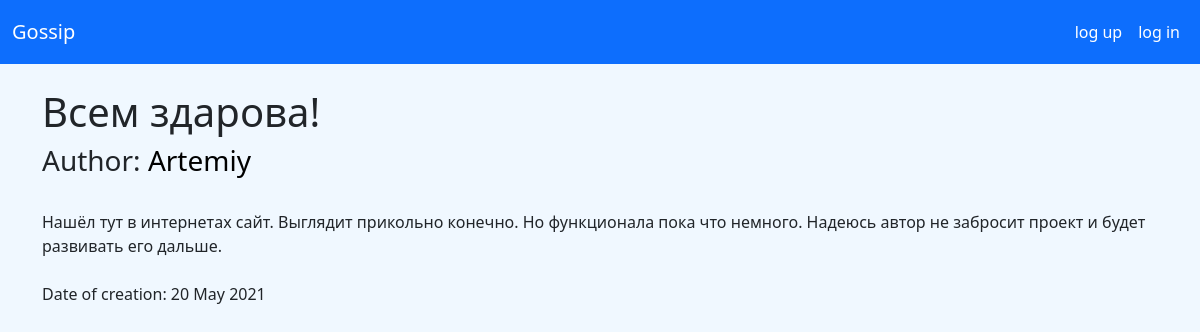
Screenshot of /new/6 with the database file from the repository.
### data/new.py (models this page shows)
class News(SqlAlchemyBase, UserMixin, SerializerMixin):
    __tablename__ = 'news'
    id = sa.Column(sa.Integer, primary_key=True, autoincrement=True)
    title = sa.Column(sa.String, nullable=True)
    content = sa.Column(sa.String, nullable=True)
    date = datetime.date.today().ctime().split()
    date = date[2] + ' ' + date[1] + ' ' + date[-1]
    created_date = sa.Column(sa.String, default=date)
    views = sa.Column(sa.Integer, default=0)
    user_id = sa.Column(sa.Integer, sa.ForeignKey("users.id"))
    user = orm.relation('User')

### data/user.py (models this page shows, shortened)
class User(SqlAlchemyBase, UserMixin, SerializerMixin):
    __tablename__ = 'users'
    id = sa.Column(sa.Integer, primary_key=True, autoincrement=True)
    nickname = sa.Column(sa.String, nullable=True)
    hashed_password = sa.Column(sa.String, nullable=True)
    created_date = sa.Column(sa.DateTime, default=datetime.datetime.now())
    subs = sa.Column(sa.String, default='1')
    news = orm.relation("News", back_populates='user')

### get_new.py (the view)
@get_new_blueprint.route('/new/<int:id>', methods=['GET'])
def get_new(id):
    ses = db_session.create_sessin()
    new = ses.query(News).get(id)
    new.views += 1
    ses.commit()
    user = ses.query(User).get(new.user_id)
    address_image = url_for('static', filename=f'img/{new.id}.jpg')
    address_author = f'/user/{new.user_id}'
    return render_template('get_new.html', title=new.title, form=new, author=user.nickname, address_image=address_image, address_author=address_author)

### data/db_session.py (called while the page is built)
def create_sessin() -> Session:
    global __factory
    return __factory()

### templates/get_new.html
{% extends "base.html" %}
{% block content %}
<div class="container" id="show_new">
  <h1>{{ form.title }}</h1>
  <h3>Author: <a href="{{ address_author }}" class="name">{{ author }}</a></h3>
  <img src="{{address_image}}" alt=""><br>
  {% for line in form.content.splitlines() %}
      {{ line }}<br>
  {% endfor %}
  <br>
  <p>Date of creation: {{ form.created_date }}</p>
</div>
{% endblock %}

### static/css/style.css (style rules this page uses)
body { background: #F0F8FF; }
a { text-decoration: none; }
.name { color: rgb(0, 0, 0); }

### rows the page displays
News: title "Всем здарова!", content "Нашёл тут в интернетах сайт. Выглядит прикольно конечно. Но функционала пока что немного. Надеюсь автор не забросит проект и будет развивать его дальше.", created_date "20 May 2021"
User: nickname "Artemiy"
